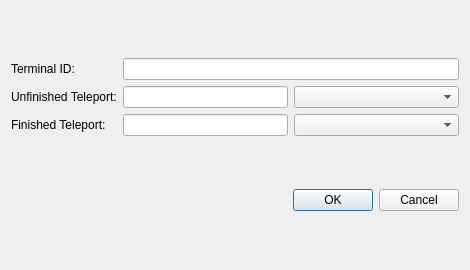
<?xml version="1.0" encoding="UTF-8"?>
<ui version="4.0">
 <class>TerminalEditDialog</class>
 <widget class="QDialog" name="TerminalEditDialog">
  <property name="geometry">
   <rect>
    <x>0</x>
    <y>0</y>
    <width>470</width>
    <height>270</height>
   </rect>
  </property>
  <property name="windowTitle">
   <string>Edit Terminal Info</string>
  </property>
  <layout class="QVBoxLayout" name="verticalLayout">
   <item>
    <layout class="QGridLayout" name="terminal_edit_grid" rowstretch="0,0,0" columnstretch="0,1,1">
     <item row="1" column="1">
      <widget class="QLineEdit" name="unfinished_teleport_edit"/>
     </item>
     <item row="0" column="0">
      <widget class="QLabel" name="terminal_id_label">
       <property name="text">
        <string>Terminal ID:</string>
       </property>
      </widget>
     </item>
     <item row="1" column="0">
      <widget class="QLabel" name="unfinished_teleport_label">
       <property name="text">
        <string>Unfinished Teleport:</string>
       </property>
      </widget>
     </item>
     <item row="2" column="0">
      <widget class="QLabel" name="finished_teleport_label">
       <property name="text">
        <string>Finished Teleport:</string>
       </property>
      </widget>
     </item>
     <item row="2" column="1">
      <widget class="QLineEdit" name="finished_teleport_edit"/>
     </item>
     <item row="1" column="2">
      <widget class="QComboBox" name="unfinished_teleport_type"/>
     </item>
     <item row="2" column="2">
      <widget class="QComboBox" name="finished_teleport_type"/>
     </item>
     <item row="0" column="1" colspan="2">
      <widget class="QLineEdit" name="terminal_id_edit"/>
     </item>
    </layout>
   </item>
   <item>
    <widget class="QDialogButtonBox" name="dialog_button_box">
     <property name="standardButtons">
      <set>QDialogButtonBox::Cancel|QDialogButtonBox::Ok</set>
     </property>
    </widget>
   </item>
  </layout>
 </widget>
 <resources/>
 <connections/>
</ui>
